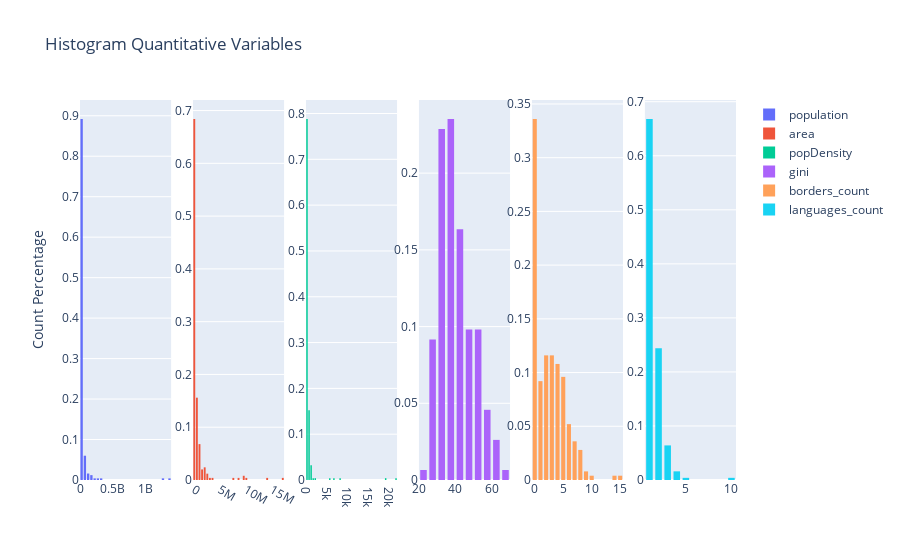

Notebook code for this chart:
### Code cell
fig = make_subplots(rows=1, cols=len(df.describe().columns))

lst = df.describe().columns

for i in range(len(lst)):
    fig.add_trace(go.Histogram(x= df[lst[i]],
                               name=lst[i],
                               histnorm='probability', 
                               ), row=1, col=i+1)

fig.update_layout(
    title_text='Histogram Quantitative Variables', # title of plot
#     xaxis_title_text='Value Range', # xaxis label
    yaxis_title_text='Count Percentage', # yaxis label
    bargap=0.2, # gap between bars of adjacent location coordinates
    bargroupgap=0.1 # gap between bars of the same location coordinates
)
    
fig.show()

### Figure 1 — Plotly figure (JSON) as saved in the notebook; plotly's stock layout.template omitted (floating-point values rounded to 4 significant figures; data arrays with more than 128 entries replaced by an {"elided": "..."} marker saying what was removed)
{"data": [{"histnorm": "probability", "name": "population", "type": "histogram", "x": {"elided": "250 int values"}, "xaxis": "x", "yaxis": "y"}, {"histnorm": "probability", "name": "area", "type": "histogram", "x": {"elided": "250 float values"}, "xaxis": "x2", "yaxis": "y2"}, {"histnorm": "probability", "name": "popDensity", "type": "histogram", "x": {"elided": "250 float values"}, "xaxis": "x3", "yaxis": "y3"}, {"histnorm": "probability", "name": "gini", "type": "histogram", "x": {"elided": "250 float values"}, "xaxis": "x4", "yaxis": "y4"}, {"histnorm": "probability", "name": "borders_count", "type": "histogram", "x": {"elided": "250 int values"}, "xaxis": "x5", "yaxis": "y5"}, {"histnorm": "probability", "name": "languages_count", "type": "histogram", "x": {"elided": "250 int values"}, "xaxis": "x6", "yaxis": "y6"}], "layout": {"bargap": 0.2, "bargroupgap": 0.1, "title": {"text": "Histogram Quantitative Variables"}, "xaxis": {"anchor": "y", "domain": [0, 0.1389]}, "xaxis2": {"anchor": "y2", "domain": [0.1722, 0.3111]}, "xaxis3": {"anchor": "y3", "domain": [0.3444, 0.4833]}, "xaxis4": {"anchor": "y4", "domain": [0.5167, 0.6556]}, "xaxis5": {"anchor": "y5", "domain": [0.6889, 0.8278]}, "xaxis6": {"anchor": "y6", "domain": [0.8611, 1]}, "yaxis": {"anchor": "x", "domain": [0, 1], "title": {"text": "Count Percentage"}}, "yaxis2": {"anchor": "x2", "domain": [0, 1]}, "yaxis3": {"anchor": "x3", "domain": [0, 1]}, "yaxis4": {"anchor": "x4", "domain": [0, 1]}, "yaxis5": {"anchor": "x5", "domain": [0, 1]}, "yaxis6": {"anchor": "x6", "domain": [0, 1]}}}
